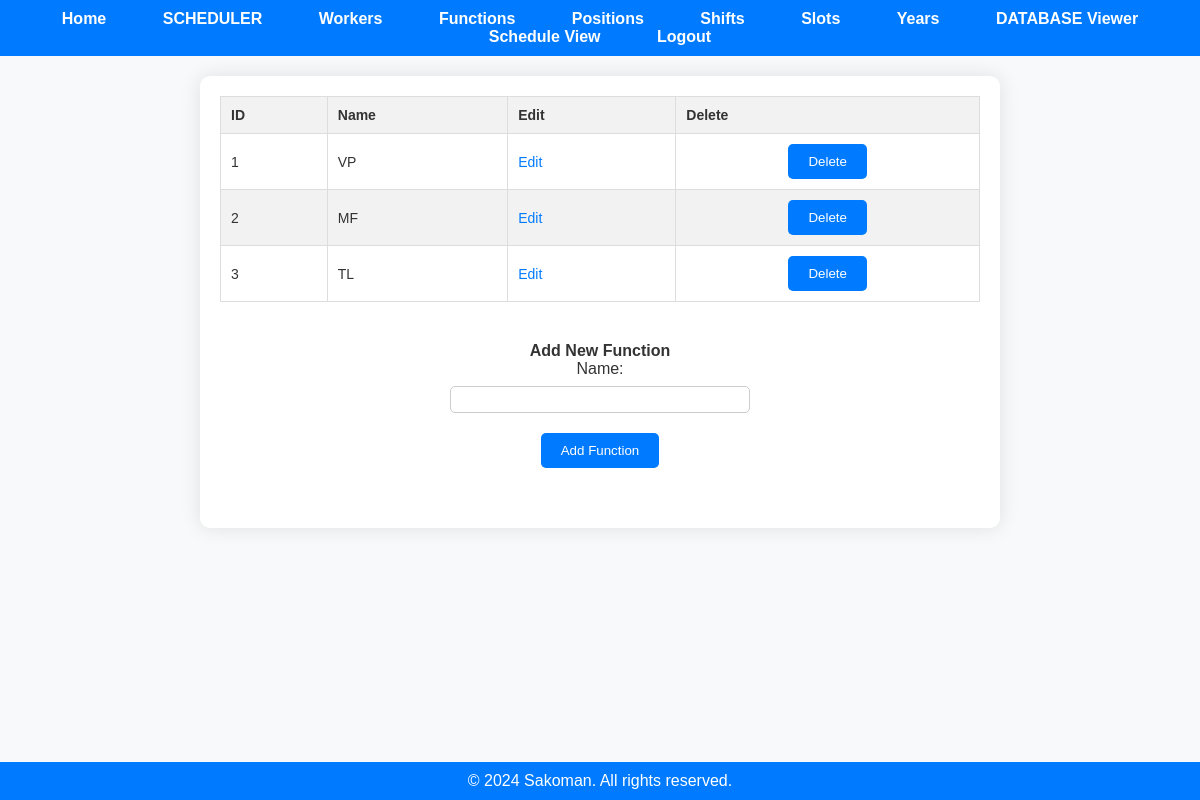
Screenshot of /functions (signed in) with the database file from the repository.
### app.py (models this page shows)
class Function(db.Model):
    function_id = db.Column(db.Integer, primary_key=True)
    user_id = db.Column(db.Integer, nullable=False)
    name = db.Column(db.String(50), nullable=False)
    workers = db.relationship('Worker', back_populates='function')

### app.py (the view)
@app.route('/functions')
@employer_required
def display_functions():
    if 'user_id' not in session:
        flash('You must be logged in to view this page.', 'error')
        return redirect(url_for('login'))
    user_id = session['user_id']
    functions = fetch_all(user_id, 'Function')
    return render_template('functions.html', functions=functions)

### app.py (called while the page is built)
@login_manager.user_loader
def load_user(user_id):
    return User.query.get(int(user_id))

def employer_required(func):
    @wraps(func)
    def decorated_function(*args, **kwargs):
        if not current_user.is_authenticated:
            flash('You must be logged in to view this page.', 'error')
            return redirect(url_for('login'))
        if current_user.role != 'employer':
            flash('You do not have permission to view this page.', 'error')
            return redirect('/')
        return func(*args, **kwargs)
    return decorated_function

def fetch_all(user_id, table_name):
    if table_name not in ['Worker', 'Function', 'Position', 'Shift', 'Slot', 'Year_Days', 'Schedule']:
        return None
    table_class = globals()[table_name]
    items = table_class.query.filter_by(user_id=user_id).all()
    return items

### templates/functions.html (shortened to what this page needs)
<!DOCTYPE html>
<html lang="en">
<head>
    <link rel="stylesheet" href="{{ url_for('static', filename='styles.css') }}">
</head>
<body>
    {% include 'navbar.html' %}
    <div class="container">
        <div class="existing-items-section">
            {% if functions %}
                <table class="data-table">
                    <thead>
                        <tr>
                            <th>ID</th>
                            <th>Name</th>
                            <th>Edit</th>
                            <th>Delete</th>
                        </tr>
                    </thead>
                    <tbody>
                        {% for function in functions %}
                            <tr>
                                <td>{{ function.function_id }}</td>
                                <td>{{ function.name }}</td>
                                <td>
                                    <a href="/edit/Function/{{ function.function_id }}" class="action-link">Edit</a>
                                </td>
                                <td>
                                    <form action="/delete/Function/{{ function.function_id }}" method="post">
                                        <button type="submit" class="delete-button">Delete</button>
                                    </form>
                                </td>
                            </tr>
                        {% endfor %}
                    </tbody>
                </table>
            {% else %}
                <p>No functions available.</p>
            {% endif %}
        </div>
        <div class="add-item-section">
            <h2>Add New Function</h2>
            <form action="/add/Function" method="post" class="add-form">
                <label for="name">Name:</label>
                <input type="text" id="name" name="name">
                <button type="submit" class="add-button">Add Function</button>
            </form>
        </div>
    </div>
    <div class="footer">
        &copy; 2024 Sakoman. All rights reserved.
    </div>
</body>
</html>

### static/styles.css (style rules this page uses)
* { margin: 0; padding: 0; box-sizing: border-box; }
body { font-family: Arial, sans-serif; background-color: #f8f9fa; color: #333; }
.container { margin: 20px auto; padding: 20px; background-color: #fff; border-radius: 10px; box-shadow: 0 0 20px rgba(0, 0, 0, 0.1); max-width: 800px; }
.container h1, .container h2, .container p { font-size: 16px; text-align: center; }
.container form { display: flex; flex-direction: column; align-items: center; }
.container label { margin-bottom: 8px; }
.container input, .container select { width: 300px; padding: 5px; margin-bottom: 20px; border-radius: 5px; border: 1px solid #ccc; }
.container button, input[type="submit"] { padding: 10px 20px; background-color: #007bff; color: #fff; border: none; border-radius: 5px; cursor: pointer; transition: background-color 0.3s ease, box-shadow 0.3s ease; }
.footer { background-color: #007bff; color: #fff; text-align: center; padding: 10px 0; position: fixed; bottom: 0; left: 0; width: 100%; }
.action-link { color: #007bff; text-decoration: none; margin-right: 10px; transition: color 0.3s ease; }
.add-item-section, .existing-items-section { margin-bottom: 40px; }
table { width: 100%; border-collapse: collapse; margin-bottom: 20px; }
th, td { font-size: 14px; border: 1px solid #ddd; padding: 10px; text-align: left; }
th { background-color: #f2f2f2; }
tr:nth-child(even) { background-color: #f2f2f2; }

### rows the page displays
Function: function_id "1", name "VP"
Function: function_id "2", name "MF"
Function: function_id "3", name "TL"
